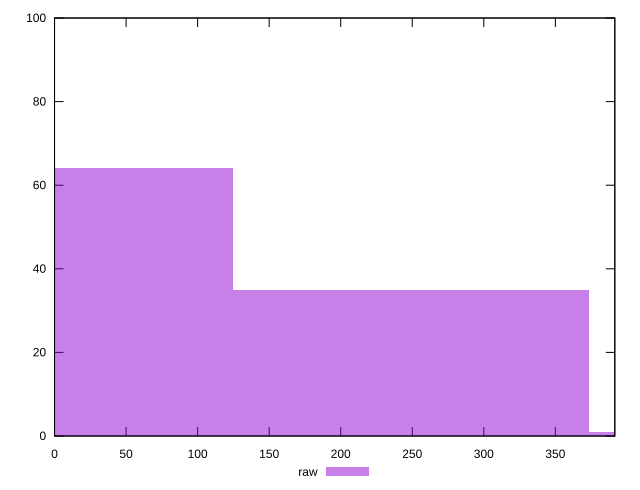

This chart was generated by the following gnuplot code:
reset

$raw <<EOF
497.604096346726 1
248.802048173363 35
0 64
EOF

set key outside below
set boxwidth 248.802048173363
set xrange [0:391.564]
set yrange [0:100]
set trange [0:100]
set style fill transparent solid 0.5 noborder
set terminal svg size 640, 490 enhanced background rgb 'white'
set output "report_00017_2021-02-10T15-08-03.406Z/uses-rel-preconnect/samples/pages+cached+noadtech/raw/histogram.svg"

plot $raw title "raw" with boxes

reset
